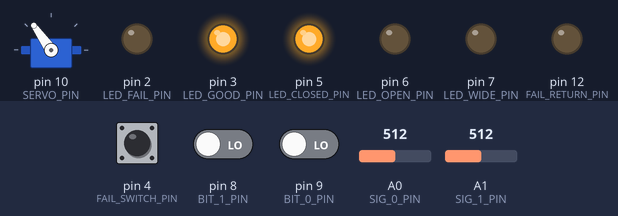
This sketch was run on a simulated Arduino Uno, built with avr-gcc and run on an emulated ATmega328P. Parts: servo, output pins drawn as LEDs (lit = HIGH). Dashed ring = blinking. The test bench sets the inputs (shaded band); at power-on: A0 (SIG_0_PIN) = 512, pin 8 (BIT_1_PIN) LOW, pin 4 (FAIL_SWITCH_PIN) HIGH, pin 9 (BIT_0_PIN) LOW, A1 (SIG_1_PIN) = 512.

Above: at 12.7 s.
12.8 s: A0 (SIG_0_PIN) set to 605
14.3 s: A0 (SIG_0_PIN) set to 629
At 15.5 s:
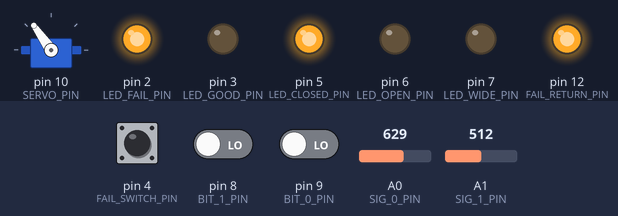
15.9 s: pin 8 (BIT_1_PIN) driven HIGH
At 16.2 s:
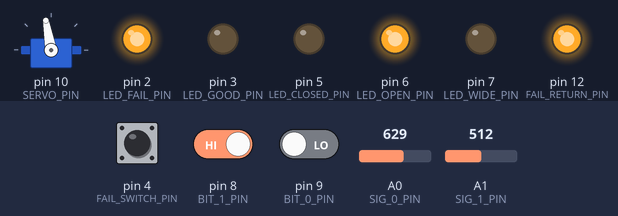
17.4 s: pin 4 (FAIL_SWITCH_PIN) pulled LOW for 3.2 s
At 21.0 s:
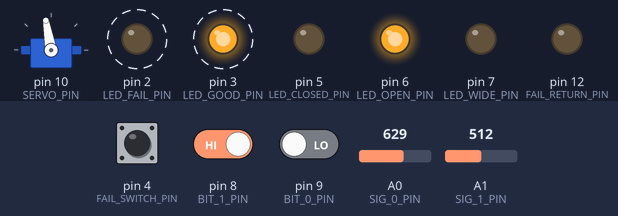
Timing chart, 0 to 24.6 s (numbered marks = the images above; inputs shaded):
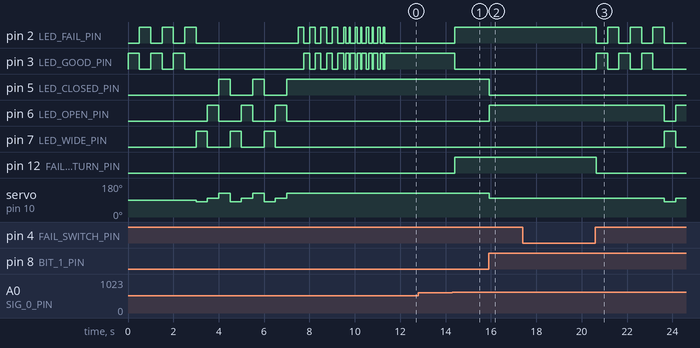

Measured:
- the behaviour switches between 612 and 613 on A0 (SIG_0_PIN) (found by bisection; images 0 and 1)
- after the input at 12.8 s, every drawn part: stays the same
- after the input at 14.3 s, pin 2 (LED_FAIL_PIN), pin 12 (FAIL_RETURN_PIN): LOW → HIGH after 0.10 s; pin 3 (LED_GOOD_PIN): HIGH → LOW after 0.10 s
- after the input at 15.9 s, pin 5 (LED_CLOSED_PIN): HIGH → LOW at once; pin 6 (LED_OPEN_PIN): LOW → HIGH at once; servo on pin 10 (SERVO_PIN): 125° → 100° at once
- after the input at 17.4 s, pin 2 (LED_FAIL_PIN): alternates HIGH for 0.50 s and LOW for 0.50 s, starting after 3.2 s; pin 3 (LED_GOOD_PIN): alternates HIGH for 0.50 s and LOW for 0.50 s, 6 changes in all, then stays LOW, starting after 3.2 s

The sketch:

Gripper_V2p1.ino
```cpp
// Include the Servo library
#include <Servo.h>

// Declare pins
int FAIL_RETURN_PIN = 12;
int SERVO_PIN = 10;
int BIT_0_PIN = 9;
int BIT_1_PIN = 8;
int FAIL_SWITCH_PIN = 4;
int LED_WIDE_PIN = 7;
int LED_OPEN_PIN = 6;
int LED_CLOSED_PIN = 5;
int LED_FAIL_PIN = 2;
int LED_GOOD_PIN = 3;
int SIG_0_PIN = A0;
int SIG_1_PIN = A1;

// Declare constants
int servo_wide = 80;
int servo_open = 100;
int servo_closed = 125;
int upper_threshold_SIG_0 = 100;
int lower_threshold_SIG_0 = 100;
int upper_threshold_SIG_1 = 100;
int lower_threshold_SIG_1 = 100;
unsigned long RESET_PRESET_TIME = 3000;
boolean ENABLE_SERIAL_MONITOR = false;

// Declare variables
int servo_angle = servo_closed;
long average_SIG_0 = 0;
long average_SIG_1 = 0;
int LED_wide = LOW;
int LED_open = LOW;
int LED_closed = LOW;
int LED_good = LOW;
int LED_fail = LOW;
int bit_0 = LOW;
int bit_1 = LOW;
int bit_0_old = LOW;
int bit_1_old = LOW;
int sw_state = HIGH;
int SIG_0;
int SIG_1;
int temp_SIG_0;
int temp_SIG_1;
boolean triggered_0 = false;
boolean triggered_1 = false;
boolean switch_pressed = false;
unsigned long time_switch_pressed;
unsigned long time_switch_released;
Servo Servo1;


void update_LEDs(){
  digitalWrite(LED_WIDE_PIN, LED_wide);
  digitalWrite(LED_OPEN_PIN, LED_open);
  digitalWrite(LED_CLOSED_PIN, LED_closed);
  digitalWrite(LED_FAIL_PIN, LED_fail);
  digitalWrite(LED_GOOD_PIN, LED_good);
}


void setup() {
// open the serial port at 9600 bps:
  if (ENABLE_SERIAL_MONITOR) Serial.begin(9600);

  Servo1.attach(SERVO_PIN);
  pinMode(BIT_0_PIN, INPUT);
  pinMode(BIT_1_PIN, INPUT);
  pinMode(FAIL_SWITCH_PIN, INPUT);
  pinMode(FAIL_RETURN_PIN, OUTPUT);
  pinMode(LED_GOOD_PIN, OUTPUT);
  pinMode(LED_FAIL_PIN, OUTPUT);
  pinMode(LED_WIDE_PIN, OUTPUT);
  pinMode(LED_OPEN_PIN, OUTPUT);
  pinMode(LED_CLOSED_PIN, OUTPUT);
  digitalWrite(FAIL_RETURN_PIN, LOW);

// Cycle through 3 flashing cycles of good-fail LEDs
  for (int i=0; i < 3; i++){
    LED_fail = LOW;
    LED_good = HIGH;
    update_LEDs();
    delay(500);
    LED_fail = HIGH;
    LED_good = LOW;
    update_LEDs();
    delay(500);
  }
  LED_fail = LOW;

// Cycle through 3 wide-open-close cylcles
  for (int i=0; i < 3; i++){
    LED_wide = HIGH;
    LED_open = LOW;
    LED_closed = LOW;
    update_LEDs();
    Servo1.write(servo_wide);
    delay(500);
    LED_wide = LOW;
    LED_open = HIGH;
    LED_closed = LOW;
    update_LEDs();
    Servo1.write(servo_open);
    delay(500);
    LED_wide = LOW;
    LED_open = LOW;
    LED_closed = HIGH;
    update_LEDs();
    Servo1.write(servo_closed);
    delay(500);
  }


// Set analag DAQ speed to high


// Perform averaging of SIG_0 over 2 seconds
  int sample_interval = 50;
  int sample_time = 2000;
  int fail_LED_flash_rate = 2; // Hz
  int fail_LED_flash_rate_intervals = 1000 / fail_LED_flash_rate / sample_interval;
  int number_samples = sample_time / sample_interval;
  average_SIG_0 = 0;
  for (int i=0; i < number_samples; i++){
    average_SIG_0 += analogRead(SIG_0_PIN);
    if (i % fail_LED_flash_rate_intervals == 0){
      LED_fail = HIGH;
      LED_good = LOW;
      update_LEDs();
    }
    else if (i % (fail_LED_flash_rate_intervals / 2) == 0){
      LED_fail = LOW;
      LED_good = HIGH;
      update_LEDs();
    }
    delay(sample_interval);
  }
  average_SIG_0 /= number_samples;

// Perform averaging of SIG_1 over 2 seconds
  sample_interval = 50;
  sample_time = 2000;
  fail_LED_flash_rate = 4; // Hz
  fail_LED_flash_rate_intervals = 1000 / fail_LED_flash_rate / sample_interval;
  number_samples = sample_time / sample_interval;
  average_SIG_1 = 0;
  for (int i=0; i < number_samples; i++){
    average_SIG_1 += analogRead(SIG_1_PIN);
    if (i % fail_LED_flash_rate_intervals == 0){
      LED_fail = HIGH;
      LED_good = LOW;
      update_LEDs();
    }
    else if (i % (fail_LED_flash_rate_intervals / 2) == 0){
      LED_fail = LOW;
      LED_good = HIGH;
      update_LEDs();
    }
    delay(sample_interval);
  }
  average_SIG_1 /= number_samples;

// Set LED good to indicate that setup is completed successfully
//  update_LEDs(LOW, LOW, HIGH, LOW, HIGH);
  LED_fail = LOW;
  LED_good = HIGH;
  digitalWrite(FAIL_RETURN_PIN, LOW);
  update_LEDs();
  switch_pressed = false;
}


void loop() {
// Read values from 2 collision sensors
    SIG_0 = analogRead(SIG_0_PIN);
    SIG_1 = analogRead(SIG_1_PIN);
    for (int i=0; i<10; i++){
        if ((SIG_0 > (upper_threshold_SIG_0 + average_SIG_0)) ||
            (SIG_0 < (average_SIG_0 - lower_threshold_SIG_0))) {
            SIG_0 = analogRead(SIG_0_PIN);
            delay(10);
        }
        if ((SIG_1 > (upper_threshold_SIG_1 + average_SIG_1)) ||
            (SIG_1 < (average_SIG_1 - lower_threshold_SIG_1))) {
            SIG_1 = analogRead(SIG_1_PIN);
            delay(10);
        }
    }

//  temp_SIG_0 = analogRead(SIG_0_PIN);
//  temp_SIG_1 = analogRead(SIG_1_PIN);
//  if (temp_SIG_0 > SIG_0) {SIG_0 = temp_SIG_0;}
//  if (temp_SIG_1 > SIG_1) {SIG_1 = temp_SIG_1;}

// Compare collision sensor values with threshold triggers
  triggered_0 = ((SIG_0 > (upper_threshold_SIG_0 + average_SIG_0)) ||
      (SIG_0 < (average_SIG_0 - lower_threshold_SIG_0)));
  triggered_1 = ((SIG_1 > (upper_threshold_SIG_1 + average_SIG_1)) ||
      (SIG_1 < (average_SIG_1 - lower_threshold_SIG_1)));

// Check to see if in diagnostics mode
  if (ENABLE_SERIAL_MONITOR){
    Serial.println(SIG_0);
    Serial.println(SIG_1);
    Serial.println(triggered_0);
    Serial.println(triggered_1);
    Serial.println();
    delay(500);
  }

//Evaluated if collision has occurred
    if (triggered_0 || triggered_1){
        // digitalWrite(FAIL_RETURN_PIN, HIGH);
        LED_good = LOW;
        LED_fail = HIGH;
        digitalWrite(FAIL_RETURN_PIN, LED_fail);
        update_LEDs();
    }

    if (digitalRead(FAIL_SWITCH_PIN) == LOW){
        time_switch_pressed = millis();
        switch_pressed = true;
        while (digitalRead(FAIL_SWITCH_PIN) == LOW) {
            delay(50);
        }
    time_switch_released = millis();
    }

    if (switch_pressed) {
        // Check to see if switch is held for 3 seconds indicating RESET request
        // Check for 50 day (32 bit unsigned long) overflow
        if (time_switch_released < time_switch_pressed){
            time_switch_pressed -= pow(2, 15);
            time_switch_released += pow(2, 15);
        }
        // Compare long press duration with reset preset time
        if ((time_switch_released - time_switch_pressed) > RESET_PRESET_TIME){
            Serial.end();
            setup();
        }
        LED_good = HIGH;
        LED_fail = LOW;
        update_LEDs();
        digitalWrite(FAIL_RETURN_PIN, LOW);
    }

    // Update servo ONLY if commanded to go to new position
    bit_0 = digitalRead(BIT_0_PIN);
    bit_1 = digitalRead(BIT_1_PIN);
    if ((bit_0 != bit_0_old) || (bit_1 != bit_1_old)){
        bit_0_old = bit_0;
        bit_1_old = bit_1;
        if ((bit_0 == LOW) && (bit_1 == LOW)){
            LED_wide = LOW;
            LED_open = LOW;
            LED_closed = HIGH;
            servo_angle = servo_closed;
        }
        if ((bit_0 == LOW) && (bit_1 == HIGH)){
            LED_wide = LOW;
            LED_open = HIGH;
            LED_closed = LOW;
            servo_angle = servo_open;
        }
        if ((bit_0 == HIGH) && (bit_1 == HIGH)){
            LED_wide = HIGH;
            LED_open = LOW;
            LED_closed = LOW;
            servo_angle = servo_wide;
        }
        update_LEDs();
        Servo1.write(servo_angle);
    }
}
```
